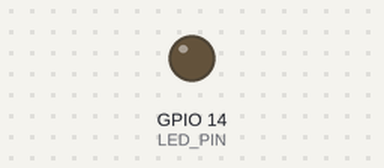
A sketch run on a simulated ESP32. Parts: output pins drawn as LEDs (lit = HIGH).

Above: at 0.05 s.
At 0.8 s:
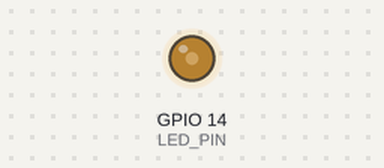
At 1.55 s:
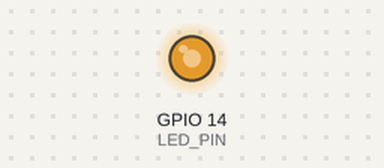
At 3.05 s:
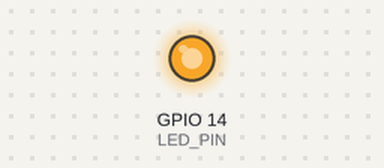
Timing chart, 0 to 7.0 s (numbered marks = the images above):
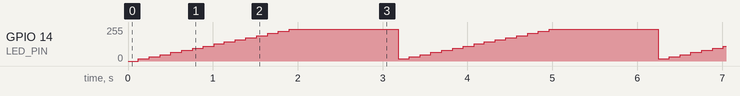

Measured:
- by itself, GPIO 14 (LED_PIN): repeats every 3.1 s: 32/255 0.13 s, 48/255 0.13 s, 64/255 0.13 s, 80/255 0.13 s, 96/255 0.13 s, 112/255 0.13 s, 128/255 0.12 s, 143/255 0.13 s, 159/255 0.13 s, 175/255 0.13 s, 191/255 0.13 s, 207/255 0.13 s, 223/255 0.13 s, 239/255 1.3 s, 16/255 0.13 s

The sketch:

P1_LED_PWM_Ramp.ino
```cpp
#include <Arduino.h>

// ---------- Hardware ----------
#define LED_PIN        14       // GPIO14 -> 150 ohm -> LED -> GND

// ---------- PWM settings ----------
#define PWM_FREQ_HZ    1000     // 1 kHz: fast enough that the eye sees no flicker
#define PWM_RES_BITS   12       // 12-bit duty: 0..4095
#define DUTY_MAX       4095     // (1 << 12) - 1 = 100 % duty

// ---------- Ramp timing ----------
#define RISE_STEP_US   488      // 2000 ms / 4096 steps = about 488 us per step
#define FALL_STEP_US   244      // 1000 ms / 4096 steps = about 244 us per step

void setup() {
  Serial.begin(115200);
  if (!ledcAttach(LED_PIN, PWM_FREQ_HZ, PWM_RES_BITS)) {   // give LED_PIN a PWM channel
    Serial.println("PWM setup failed on LED_PIN");
  }
  ledcWrite(LED_PIN, 0);                                    // start dark (0 % duty)
}

void loop() {
  for (int duty = 0; duty <= DUTY_MAX; duty++) {            // 0 % -> 100 % in about 2 s
    ledcWrite(LED_PIN, duty);
    delayMicroseconds(RISE_STEP_US);
  }

  for (int duty = DUTY_MAX; duty >= 0; duty--) {            // 100 % -> 0 % in about 1 s
    ledcWrite(LED_PIN, duty);
    delayMicroseconds(FALL_STEP_US);
  }
}
```
